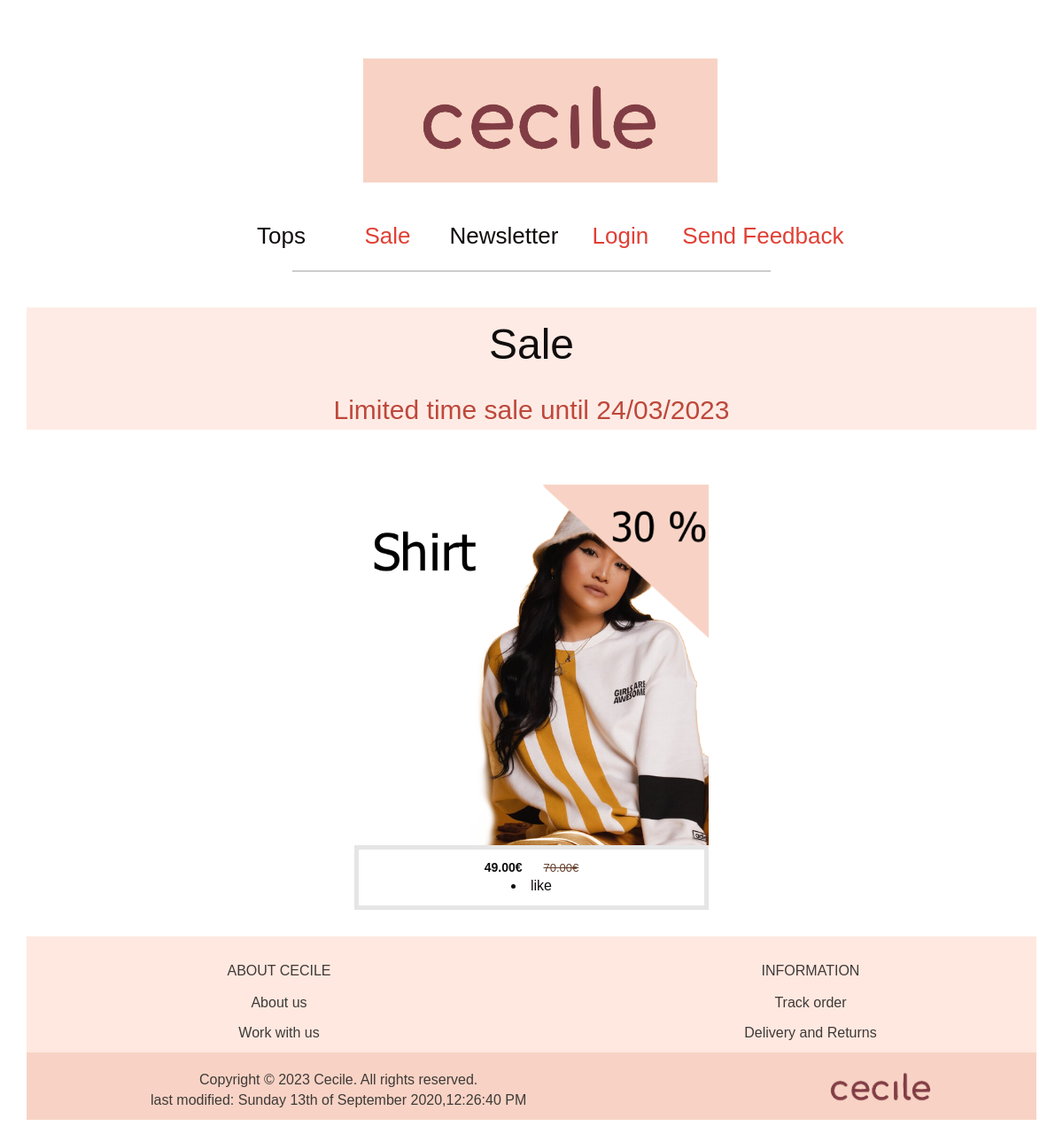
The app's page /sale.php, older data.
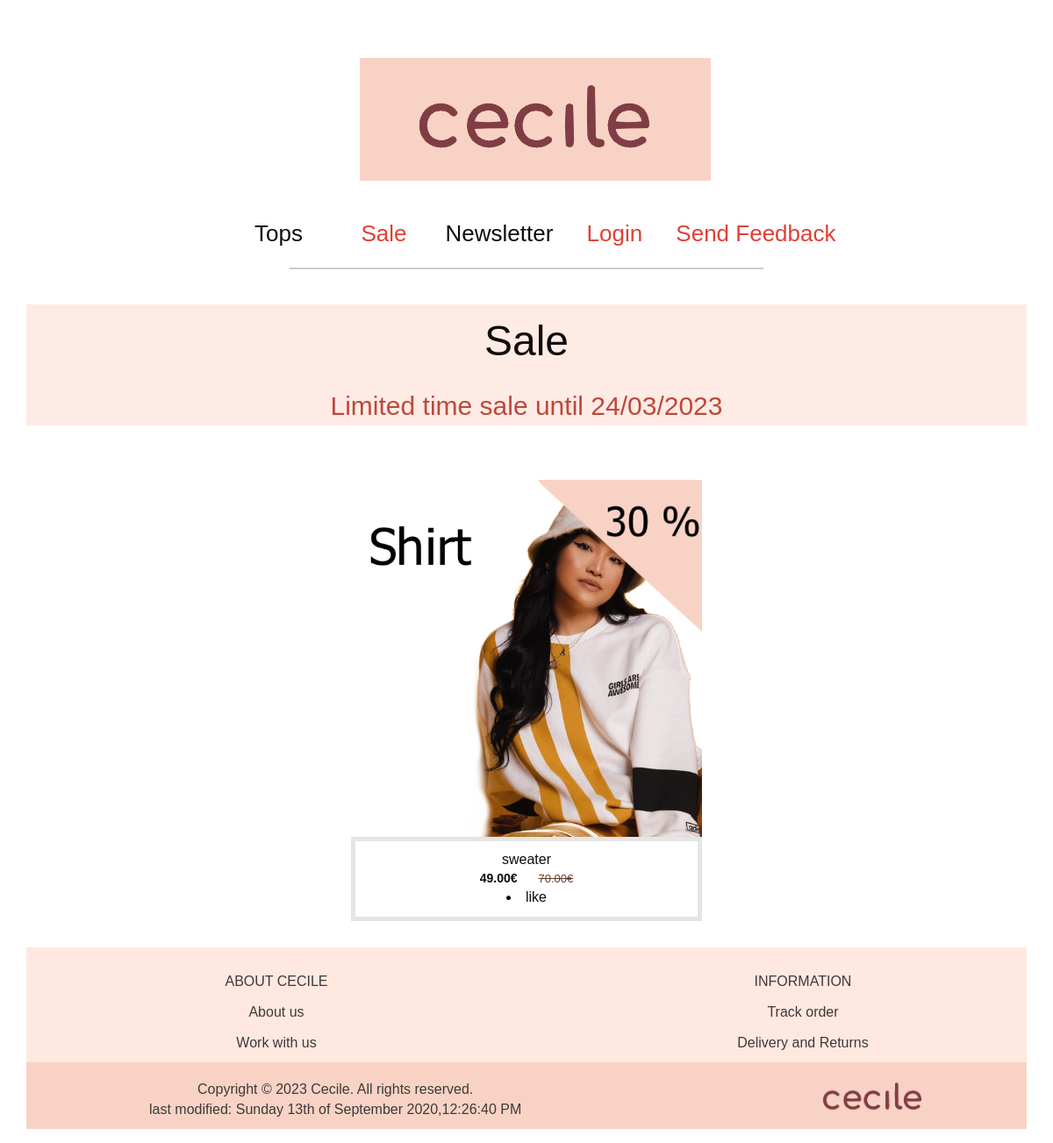
The same page, newer data.
### tables this page shows
CREATE TABLE `fatemeh_product` (
  `id` int NOT NULL,
  `name` varchar(50) NOT NULL,
  `description` varchar(200) NOT NULL,
  `inventory_id` int NOT NULL,
  `price` int NOT NULL,
  `created_at` timestamp NOT NULL,
  `modified_at` timestamp NOT NULL,
  `deleted_at` timestamp NOT NULL,
  `quantity` int NOT NULL
);

### sale.php (the view, shortened to what this page needs)
<?php $title = "Cecile | Sale";
include "header.php";
?>
<?php
include 'db.php';?>
<div class="container">
  <div class="p-5 text-center bg-image rounded-3" style="height: 200px; background-repeat: no-repeat;">
    <div class="mask" style="background-color: #ffe8e0d5">
      <div class="d-flex justify-content-center align-items-center h-100">
        <div class="text-white">
          <h1 style="padding-top: 16px; padding-bottom: 16px;">Sale</h1>
          <p class="card-text">Limited time sale until 24/03/2023</p>
        </div>
      </div>
    </div>
</div>
<div class="row">
    <div class="product-grid">
        <div class="product-image">
            <a href="405.php" class="image">
                <img src="images/model4.10.png" alt="modelfour">
            </a>
        </div>
        <div class="product-content">
        <?php
                    $result = mysqli_query($conn,"SELECT * FROM fatemeh_product WHERE id=2");
                    $row= mysqli_fetch_array($result);
                      ?>
                      <?php echo $row['name']; ?>
                        <div class="price" href="unlike.php">49.00€ <span>70.00€</span></div>
                        <li class="nav-item">
                         <span class="like-container">
                         <?php
                      $result = mysqli_query($conn, "SELECT * FROM fatemeh_likes WHERE user_id = 1 AND product_id=2");
                      if(mysqli_num_rows($result) == 1){?>
                    <span> <a href="" class="unlike" id="<?php echo 2 ; ?>">unlike</a></span>
                    <?php } else { ?>
                   <span> <a href="" class="like" id="<?php echo 2  ?>">like</a></span>
                <?php }?>
        </div>
</div>
</div>
<?php include "footer.php" ?>

Row changes from the older to the newer data that the page shows:
added fatemeh_product: name "sweater"
